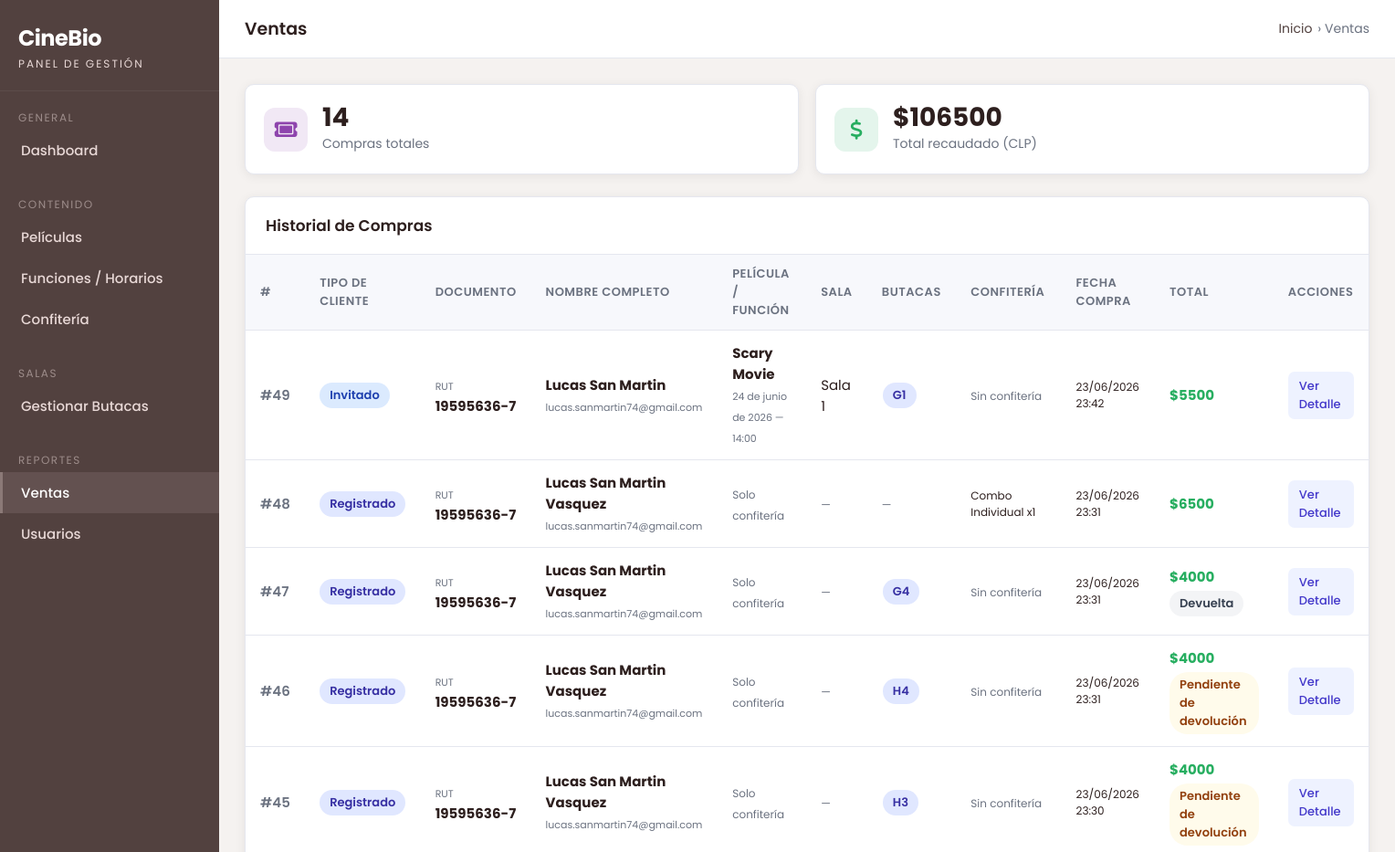
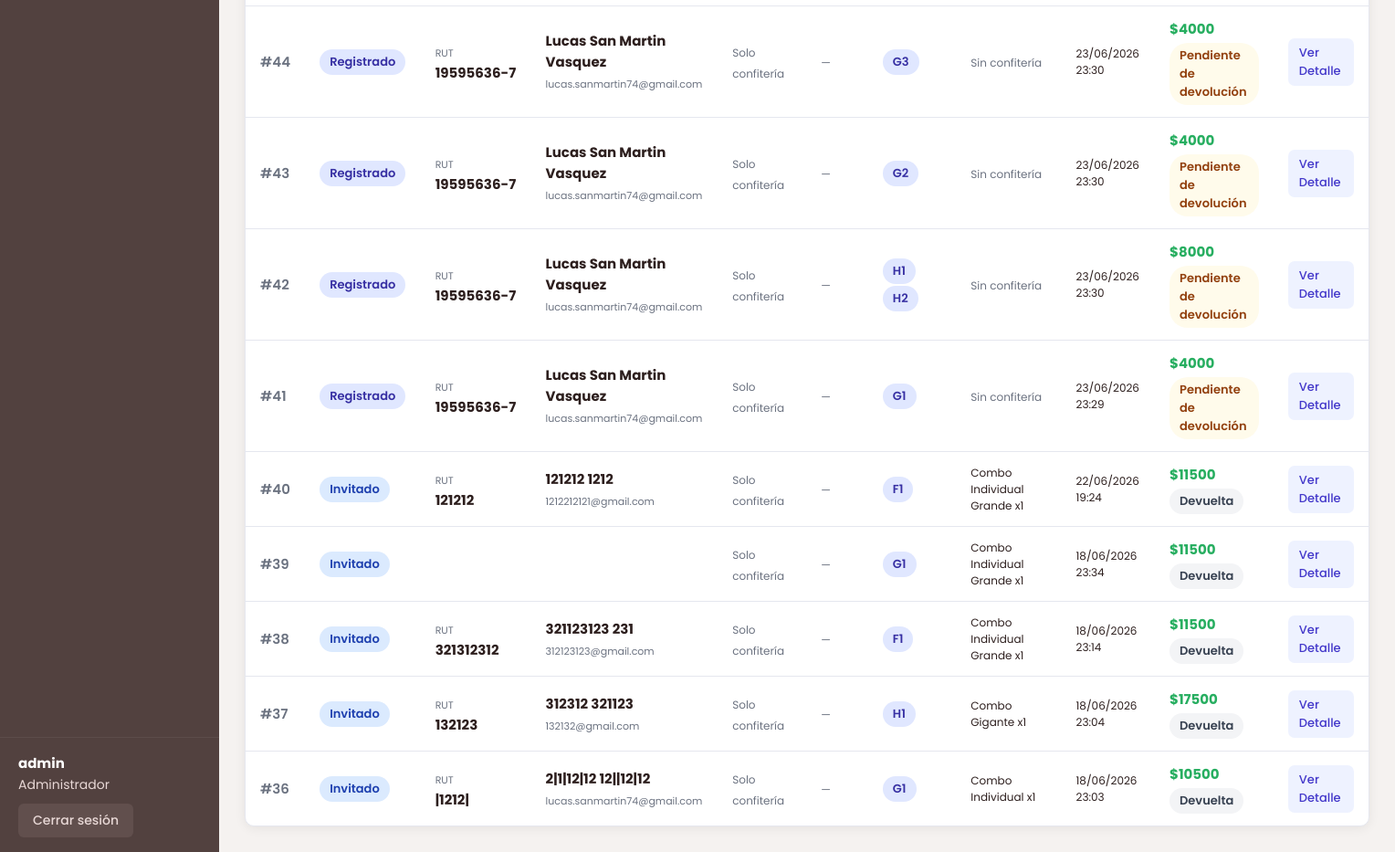
Screenshot of /gestion/ventas/ (signed in) with the database file from the repository (2 pictures, top to bottom).
### app/models.py (models this page shows, shortened)
class Compra(models.Model):
    ESTADO_CHOICES = [
        ('completada', 'Completada'),
        ('pendiente_devolucion', 'Pendiente de Devolución'),
        ('devuelta', 'Devuelta'),
    ]
    usuario = models.ForeignKey(User, on_delete=models.SET_NULL, null=True, blank=True)
    funcion = models.ForeignKey(Funcion, on_delete=models.SET_NULL, null=True, blank=True)
    fecha_compra = models.DateTimeField(auto_now_add=True)
    total = models.IntegerField(default=0)
    inv_tipo_doc  = models.CharField(max_length=20, blank=True, default='')
    inv_documento = models.CharField(max_length=20, blank=True, default='')
    inv_nombre    = models.CharField(max_length=100, blank=True, default='')
    inv_apellido  = models.CharField(max_length=100, blank=True, default='')
    inv_correo    = models.EmailField(blank=True, default='')
    estado = models.CharField(max_length=30, choices=ESTADO_CHOICES, default='completada')
    funcion_cancelada_info = models.CharField(max_length=255, blank=True, default='')
    fecha_devolucion = models.DateTimeField(null=True, blank=True)

class Funcion(models.Model):
    TIPO_CHOICES = [
        ('2d_doblada', '2D Doblada'),
        ('2d_subtitulada', '2D Subtitulada'),
        ('3d_doblada', '3D Doblada'),
        ('3d_subtitulada', '3D Subtitulada'),
    ]
    pelicula = models.ForeignKey(Pelicula, on_delete=models.CASCADE)
    sala = models.ForeignKey(Sala, on_delete=models.CASCADE)
    fecha = models.DateField()
    hora = models.TimeField()
    precio = models.IntegerField()
    tipo = models.CharField(max_length=20, choices=TIPO_CHOICES, default='2d_doblada')

class Pelicula(models.Model):
    nombre = models.CharField(max_length=200)
    imagen = models.ImageField(upload_to='peliculas/')
    descripcion = models.TextField()
    duracion = models.IntegerField()

class Sala(models.Model):
    nombre = models.CharField(max_length=50)
    configuracion = models.JSONField(default=dict)

class Entrada(models.Model):
    compra = models.ForeignKey(Compra, on_delete=models.CASCADE)
    butaca = models.ForeignKey(Butaca, on_delete=models.CASCADE)

class Butaca(models.Model):
    ESTADO_CHOICES = [
        ('disponible', 'Disponible'),
        ('ocupada', 'Ocupada'),
        ('inhabilitada', 'Inhabilitada'),
    ]
    sala = models.ForeignKey(Sala, on_delete=models.CASCADE)
    fila = models.CharField(max_length=5)
    numero = models.IntegerField()
    estado = models.CharField(max_length=20, choices=ESTADO_CHOICES, default='disponible')

class PerfilUsuario(models.Model):
    CATEGORIA_CHOICES = [
        ('clasico', 'CineBio Clásico'),
        ('plata', 'CineBio Plata'),
        ('oro', 'CineBio Oro'),
        ('black', 'CineBio Black'),
    ]
    TIPO_DOC_CHOICES = [
        ('RUT', 'RUT'),
        ('PASAPORTE', 'Pasaporte'),
    ]
    GENERO_CHOICES = [
        ('M', 'Masculino'),
        ('F', 'Femenino'),
    ]
    INFO_CATEGORIAS = {
        'clasico': {
            'nombre': 'CineBio Clásico',
            'visitas_minimas': 0,
            'beneficios': [
                'Acumulación de puntos en cada compra',
                'Acceso a promociones generales',
            ],
        },
        'plata': {
            'nombre': 'CineBio Plata',
            'visitas_minimas': 6,
            'beneficios': [
                'Todo lo de Clásico',
                '5% de descuento en confitería',
                'Acceso prioritario a preventas',
            ],
        },
        'oro': {
            'nombre': 'CineBio Oro',
            'visitas_minimas': 10,
            'beneficios': [
                'Todo lo de Plata',
                '10% de descuento en entradas',
                'Combo de cumpleaños gratis',
            ],
        },
        'black': {
            'nombre': 'CineBio Black',
            'visitas_minimas': 15,
            'beneficios': [
                'Todo lo de Oro',
                '15% de descuento en entradas y confitería',
                'Invitaciones a preestrenos exclusivos',
                'Atención preferencial en boletería',
            ],
        },
    }
    usuario = models.OneToOneField(User, on_delete=models.CASCADE)
    tipo_documento = models.CharField(max_length=20, choices=TIPO_DOC_CHOICES, default='RUT')
    rut = models.CharField(max_length=20, verbose_name='Número de documento')
    nombre = models.CharField(max_length=100, blank=True)
    apellido_paterno = models.CharField(max_length=100, blank=True)
    apellido_materno = models.CharField(max_length=100, blank=True)
    genero = models.CharField(max_length=1, choices=GENERO_CHOICES, blank=True)
    fecha_nacimiento = models.DateField(null=True, blank=True)
    telefono = models.CharField(max_length=15, blank=True)
    region = models.CharField(max_length=100, blank=True)
    provincia = models.CharField(max_length=100, blank=True)
    comuna = models.CharField(max_length=100, blank=True)
    visitas = models.IntegerField(default=0)
    puntos = models.FloatField(default=0)
    categoria = models.CharField(max_length=20, choices=CATEGORIA_CHOICES, default='clasico')

class ItemConfiteria(models.Model):
    compra = models.ForeignKey(Compra, on_delete=models.CASCADE)
    producto = models.ForeignKey(ProductoConfiteria, on_delete=models.CASCADE)
    cantidad = models.IntegerField(default=1)

class ProductoConfiteria(models.Model):
    CATEGORIA_CHOICES = [
        ('combo', 'Combo'),
        ('palomitas', 'Palomitas'),
        ('bebidas', 'Bebidas'),
        ('dulces', 'Dulces y Snacks'),
    ]
    nombre = models.CharField(max_length=100)
    categoria = models.CharField(max_length=20, choices=CATEGORIA_CHOICES)
    precio = models.IntegerField()
    stock = models.IntegerField(default=0)
    imagen = models.ImageField(upload_to='confiteria/')

### portal_admin/views.py (the view)
# urls.py: path('ventas/', views.ventas_list, name='ventas_list'),
@admin_requerido
def ventas_list(request):
    from app.models import Entrada, ItemConfiteria
    compras = (
        Compra.objects
        .select_related('usuario', 'funcion__pelicula', 'funcion__sala')
        .prefetch_related('entrada_set__butaca', 'itemconfiteria_set__producto')
        .order_by('-fecha_compra')
    )
    total_recaudado = sum(c.total for c in compras)
    return render(request, 'portal_admin/ventas_list.html', {
        'compras': compras,
        'total_recaudado': total_recaudado,
    })

### portal_admin/templates/portal_admin/ventas_list.html (shortened to what this page needs)
{% extends 'portal_admin/base.html' %}
{% block page_title %}Ventas{% endblock %}
{% block breadcrumb %} › Ventas{% endblock %}
{% block contenido %}
<div class="stats-grid" style="margin-bottom:24px;">
    <div class="stat-card">
        <div class="stat-icon purple"><i class="fa-solid fa-ticket"></i></div>
        <div class="stat-info">
            <div class="stat-value">{{ compras|length }}</div>
            <div class="stat-label">Compras totales</div>
        </div>
    </div>
    <div class="stat-card">
        <div class="stat-icon green"><i class="fa-solid fa-dollar-sign"></i></div>
        <div class="stat-info">
            <div class="stat-value">${{ total_recaudado|floatformat:"0" }}</div>
            <div class="stat-label">Total recaudado (CLP)</div>
        </div>
    </div>
</div>
<div class="card">
    <div class="card-header">
        <h2>Historial de Compras</h2>
    </div>
    <div class="table-responsive">
        {% if compras %}
        <table class="admin-table">
            <thead>
                <tr>
                    <th>#</th>
                    <th>Tipo de cliente</th>
                    <th>Documento</th>
                    <th>Nombre completo</th>
                    <th>Película / Función</th>
                    <th>Sala</th>
                    <th>Butacas</th>
                    <th>Confitería</th>
                    <th>Fecha compra</th>
                    <th>Total</th>
                    <th>Acciones</th>
                </tr>
            </thead>
            <tbody>
                {% for compra in compras %}
                <tr>
                    <td style="color:var(--text-secondary);font-weight:600;">#{{ compra.id }}</td>
                    {% if compra.usuario %}
                        {% with perfil=compra.usuario.perfilusuario %}
                        <td>
                            {% if perfil %}
                                <span class="badge badge-2d">Registrado</span>
                            {% else %}
                                <span class="badge badge-palomitas">Sin perfil</span>
                            {% endif %}
                        </td>
                        <td>
                            {% if perfil %}
                                <span style="font-size:11px;color:var(--text-secondary);">{{ perfil.tipo_documento }}</span><br>
                                <strong>{{ perfil.rut }}</strong>
                            {% else %}
                                <span style="color:var(--text-secondary);font-size:12px;">—</span>
                            {% endif %}
                        </td>
                        <td>
                            {% if perfil %}
                                <strong>{{ perfil.nombre }} {{ perfil.apellido_paterno }}{% if perfil.apellido_materno %} {{ perfil.apellido_materno }}{% endif %}</strong><br>
                                <span style="font-size:11px;color:var(--text-secondary);">{{ compra.usuario.email }}</span>
                            {% else %}
                                <span style="color:var(--text-secondary);font-size:12px;">{{ compra.usuario.username }}</span>
                            {% endif %}
                        </td>
                        {% endwith %}
                    {% else %}
                        <td><span class="badge badge-palomitas">Invitado</span></td>
                        <td>
                            <span style="font-size:11px;color:var(--text-secondary);">{{ compra.inv_tipo_doc }}</span><br>
                            <strong>{{ compra.inv_documento }}</strong>
                        </td>
                        <td>
                            <strong>{{ compra.inv_nombre }} {{ compra.inv_apellido }}</strong><br>
                            <span style="font-size:11px;color:var(--text-secondary);">{{ compra.inv_correo }}</span>
                        </td>
                    {% endif %}
                    <td>
                        {% if compra.funcion %}
                            <strong>{{ compra.funcion.pelicula.nombre }}</strong><br>
                            <span style="font-size:11px;color:var(--text-secondary);">
                                {{ compra.funcion.fecha }} — {{ compra.funcion.hora|time:"H:i" }}
                            </span>
                        {% else %}
                            <span style="color:var(--text-secondary);font-size:12px;">Solo confitería</span>
                        {% endif %}
                    </td>
                    <td>
                        {% if compra.funcion %}
                            {{ compra.funcion.sala.nombre }}
                        {% else %}
                            <span style="color:var(--text-secondary);font-size:12px;">—</span>
                        {% endif %}
                    </td>
                    <td>
                        {% for entrada in compra.entrada_set.all %}
                            <span class="badge badge-2d" style="margin:1px;">
                                {{ entrada.butaca.fila }}{{ entrada.butaca.numero }}
                            </span>
                        {% empty %}
                            <span style="color:var(--text-secondary);font-size:12px;">—</span>
                        {% endfor %}
                    </td>
                    <td>
                        {% for item in compra.itemconfiteria_set.all %}
                            <span style="font-size:12px;display:block;">
                                {{ item.producto.nombre }} x{{ item.cantidad }}
                            </span>
                        {% empty %}
                            <span style="color:var(--text-secondary);font-size:12px;">Sin confitería</span>
                        {% endfor %}
                    </td>
                    <td style="font-size:12px;">{{ compra.fecha_compra|date:"d/m/Y H:i" }}</td>
<td>
                        <strong style="color:var(--success);">${{ compra.total|floatformat:"0" }}</strong>
                        {% if compra.estado == 'pendiente_devolucion' %}
                            <br><span class="badge" style="background:#fffbeb;color:#92400e;margin-top:4px;">Pendiente de devolución</span>
                        {% elif compra.estado == 'devuelta' %}
                            <br><span class="badge" style="background:#f3f4f6;color:#374151;margin-top:4px;">Devuelta</span>
                        {% endif %}
                    </td>
                    <td>
                        <a href="{% url 'portal_admin:venta_detalle' compra.id %}" class="btn btn-secondary btn-sm">
                            Ver Detalle
                        </a>
                    </td>
                </tr>
                {% endfor %}
            </tbody>
        </table>
        {% else %}
        <div class="empty-state">
            <p>No hay ventas registradas aún.</p>
        </div>
        {% endif %}
    </div>
</div>
{% endblock %}

### rows the page displays
Compra: id "49", inv_tipo_doc "RUT", inv_documento "19595636-7", inv_nombre "Lucas", inv_apellido "San Martin", inv_correo "lucas.sanmartin74@gmail.com", funcion.pelicula.nombre "Scary Movie", funcion.fecha "24 de junio de 2026", funcion.hora "14:00", funcion.sala.nombre "Sala 1", fecha_compra "23/06/2026 23:42", total "5500"
Entrada: butaca.fila "G", butaca.numero "1"
Compra: id "48", shows "Registrado", usuario.perfilusuario.tipo_documento "RUT", usuario.perfilusuario.rut "19595636-7", usuario.perfilusuario.nombre "Lucas", usuario.perfilusuario.apellido_paterno "San Martin", usuario.perfilusuario.apellido_materno "Vasquez", usuario.email "lucas.sanmartin74@gmail.com", shows "Solo confitería", fecha_compra "23/06/2026 23:31", total "6500"
ItemConfiteria: producto.nombre "Combo Individual", cantidad "1"
Compra: id "47", shows "Registrado", usuario.perfilusuario.tipo_documento "RUT", usuario.perfilusuario.rut "19595636-7", usuario.perfilusuario.nombre "Lucas", usuario.perfilusuario.apellido_paterno "San Martin", usuario.perfilusuario.apellido_materno "Vasquez", usuario.email "lucas.sanmartin74@gmail.com", shows "Solo confitería", fecha_compra "23/06/2026 23:31", total "4000", estado "Devuelta"
Entrada: butaca.fila "G", butaca.numero "4"
Compra: id "46", shows "Registrado", usuario.perfilusuario.tipo_documento "RUT", usuario.perfilusuario.rut "19595636-7", usuario.perfilusuario.nombre "Lucas", usuario.perfilusuario.apellido_paterno "San Martin", usuario.perfilusuario.apellido_materno "Vasquez", usuario.email "lucas.sanmartin74@gmail.com", shows "Solo confitería", fecha_compra "23/06/2026 23:31", total "4000", shows "Pendiente de devolución"
Entrada: butaca.fila "H", butaca.numero "4"
Compra: id "45", shows "Registrado", usuario.perfilusuario.tipo_documento "RUT", usuario.perfilusuario.rut "19595636-7", usuario.perfilusuario.nombre "Lucas", usuario.perfilusuario.apellido_paterno "San Martin", usuario.perfilusuario.apellido_materno "Vasquez", usuario.email "lucas.sanmartin74@gmail.com", shows "Solo confitería", fecha_compra "23/06/2026 23:30", total "4000", shows "Pendiente de devolución"
Entrada: butaca.fila "H", butaca.numero "3"
Compra: id "44", shows "Registrado", usuario.perfilusuario.tipo_documento "RUT", usuario.perfilusuario.rut "19595636-7", usuario.perfilusuario.nombre "Lucas", usuario.perfilusuario.apellido_paterno "San Martin", usuario.perfilusuario.apellido_materno "Vasquez", usuario.email "lucas.sanmartin74@gmail.com", shows "Solo confitería", fecha_compra "23/06/2026 23:30", total "4000", shows "Pendiente de devolución"
Entrada: butaca.fila "G", butaca.numero "3"
Compra: id "43", shows "Registrado", usuario.perfilusuario.tipo_documento "RUT", usuario.perfilusuario.rut "19595636-7", usuario.perfilusuario.nombre "Lucas", usuario.perfilusuario.apellido_paterno "San Martin", usuario.perfilusuario.apellido_materno "Vasquez", usuario.email "lucas.sanmartin74@gmail.com", shows "Solo confitería", fecha_compra "23/06/2026 23:30", total "4000", shows "Pendiente de devolución"
Entrada: butaca.fila "G", butaca.numero "2"
Compra: id "42", shows "Registrado", usuario.perfilusuario.tipo_documento "RUT", usuario.perfilusuario.rut "19595636-7", usuario.perfilusuario.nombre "Lucas", usuario.perfilusuario.apellido_paterno "San Martin", usuario.perfilusuario.apellido_materno "Vasquez", usuario.email "lucas.sanmartin74@gmail.com", shows "Solo confitería", fecha_compra "23/06/2026 23:30", total "8000", shows "Pendiente de devolución"
Entrada: butaca.fila "H", butaca.numero "1"
Entrada: butaca.fila "H", butaca.numero "2"
Compra: id "41", shows "Registrado", usuario.perfilusuario.tipo_documento "RUT", usuario.perfilusuario.rut "19595636-7", usuario.perfilusuario.nombre "Lucas", usuario.perfilusuario.apellido_paterno "San Martin", usuario.perfilusuario.apellido_materno "Vasquez", usuario.email "lucas.sanmartin74@gmail.com", shows "Solo confitería", fecha_compra "23/06/2026 23:29", total "4000", shows "Pendiente de devolución"
Entrada: butaca.fila "G", butaca.numero "1"
Compra: id "40", inv_tipo_doc "RUT", inv_documento "121212", inv_nombre "121212", inv_apellido "1212", inv_correo "1212212121@gmail.com", shows "Solo confitería", fecha_compra "22/06/2026 19:24", total "11500", estado "Devuelta"
Entrada: butaca.fila "F", butaca.numero "1"
ItemConfiteria: producto.nombre "Combo Individual Grande", cantidad "1"
Compra: id "39", shows "Solo confitería", fecha_compra "18/06/2026 23:34", total "11500", estado "Devuelta"
Entrada: butaca.fila "G", butaca.numero "1"
ItemConfiteria: producto.nombre "Combo Individual Grande", cantidad "1"
Compra: id "38", inv_tipo_doc "RUT", inv_documento "321312312", inv_nombre "321123123", inv_apellido "231", inv_correo "312123123@gmail.com", shows "Solo confitería", fecha_compra "18/06/2026 23:14", total "11500", estado "Devuelta"
Entrada: butaca.fila "F", butaca.numero "1"
ItemConfiteria: producto.nombre "Combo Individual Grande", cantidad "1"
Compra: id "37", inv_tipo_doc "RUT", inv_documento "132123", inv_nombre "312312", inv_apellido "321123", inv_correo "132132@gmail.com", shows "Solo confitería", fecha_compra "18/06/2026 23:04", total "17500", estado "Devuelta"
Entrada: butaca.fila "H", butaca.numero "1"
ItemConfiteria: producto.nombre "Combo Gigante", cantidad "1"
Compra: id "36", inv_tipo_doc "RUT", inv_documento "|1212|", inv_nombre "2|1|12|12", inv_apellido "12||12|12", inv_correo "lucas.sanmartin74@gmail.com", shows "Solo confitería", fecha_compra "18/06/2026 23:03", total "10500", estado "Devuelta"
Entrada: butaca.fila "G", butaca.numero "1"
ItemConfiteria: producto.nombre "Combo Individual", cantidad "1"

### other values shown
{{ admin_username }} "admin"
{{ compras|length }} "14"
{{ total_recaudado|floatformat:"0" }} "106500"
